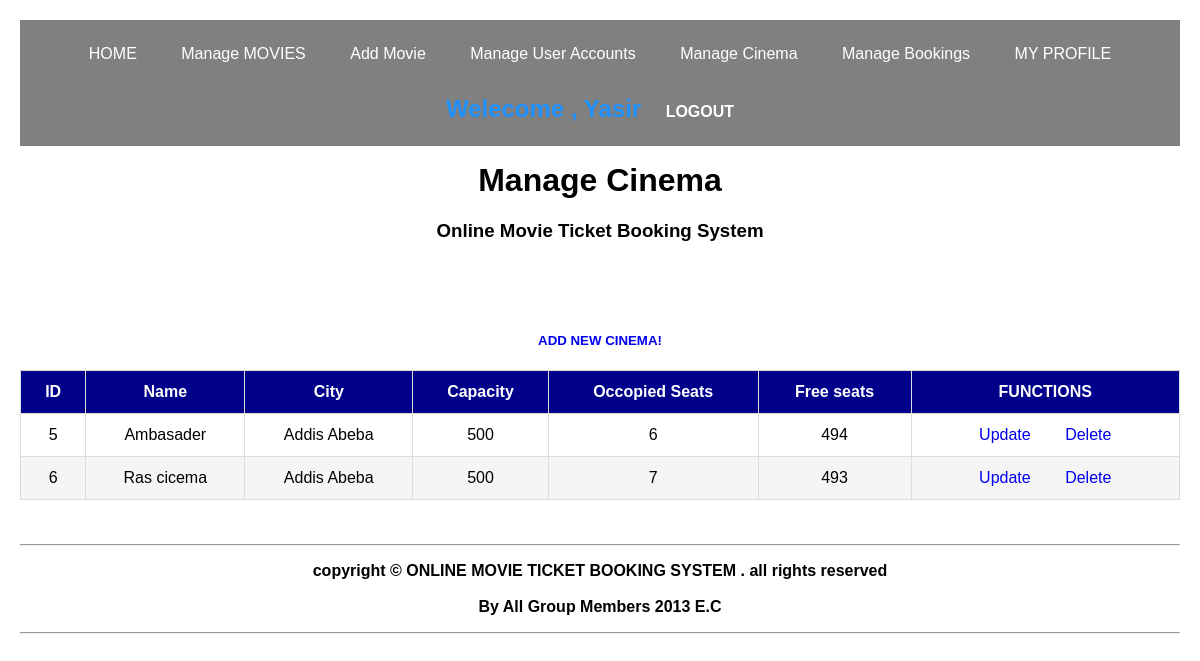
/crud/cinema/cinema_list.php (signed in), run on the app's committed database.
### tables this page shows
CREATE TABLE IF NOT EXISTS `cinema` (
  `id` int(11) NOT NULL AUTO_INCREMENT,
  `name` varchar(2222) NOT NULL,
  `city` varchar(2222) NOT NULL,
  `capacity` int(11) NOT NULL,
  `current` int(11) NOT NULL,
  `free` int(11) NOT NULL,
  PRIMARY KEY (`id`)
);

### crud/cinema/cinema_list.php (the view, shortened to what this page needs)
<?php
include '../includes/db.php';
include '../theme/header.php';
?>
<!DOCTYPE html>
<html lang="en">
<head>
    <link rel="stylesheet" type="text/css" href="./css/datatables.css">
</head>
<body>
    <center>
        <h1> Manage Cinema</h1>
        <h3 style="margin-bottom: 50px;">Online Movie Ticket Booking System</h3><br>
        <h5><a href="./addcinema.php" style="margin-top:0 ;">ADD NEW CINEMA!</a></h5>
    </center>
    <?php
    $query = "SELECT * FROM cinema";
    ?>
    <table class="datatable">
        <thead>
            <th> ID </th>
            <th> Name </th>
            <th> City </th>
            <th> Capacity </th>
            <th> Occopied Seats</th>
            <th> Free seats </th>
            <th> FUNCTIONS </th>
        </thead>
        <tbody>
            <?php
            if ($result = $mysqli->query($query)) {
                while ($row = $result->fetch_assoc()) {
                    $id = $row["id"];
                    $name = $row["name"];
                    $city = $row["city"];
                    $capacity = $row["capacity"];
                    $current = $row["current"];
                    $free = $row["free"];
                    echo '<tr>
                  <td>' . $id . '</td>
                  <td>' . $name . '</td>
                  <td>' . $city . '</td>
                  <td style="word-break:break-word;table-layout: fixed;">' . $capacity . '</td>
                  <td> ' . $current . '</td>
                  <td>' . $free . '</td>
                    <td>
                   <a class="fun" href="updatecinema.php?id=' . $id . '"> Update </a>
                    <a class="fun" href="deletecinema.php?id=' . $id . '" onclick=" confirm("do you want to delete Y/N")> Delete </a>
                    </td>
                  </tr>';
                }
            }
            ?>
        </tbody>
    </table>
</body>
<?php include '../theme/footer-scripts.php'; ?>
</html>

### crud/cinema/css/datatables.css (style rules this page uses)
body { margin: 0px; padding: 20px; font-family: sans-serif; }
* { box-sizing: border-box; }
.datatable { width: 100%; border-collapse: collapse; }
.datatable td,.datatable th { padding: 12px 15px; border: 1px solid #ddd; text-align: center; font-size: 16px; }
.datatable th { background-color: darkblue; color: #fff; }
.datatable tbody tr:nth-child(even) { background-color: #f5f5f5; }
a { margin: 15px; text-decoration: none; }

### data on the page
cinema: id "5", name "Ambasader", city "Addis Abeba", capacity "500", current "6", free "494"
cinema: id "6", name "Ras cicema", city "Addis Abeba", capacity "500", current "7", free "493"
